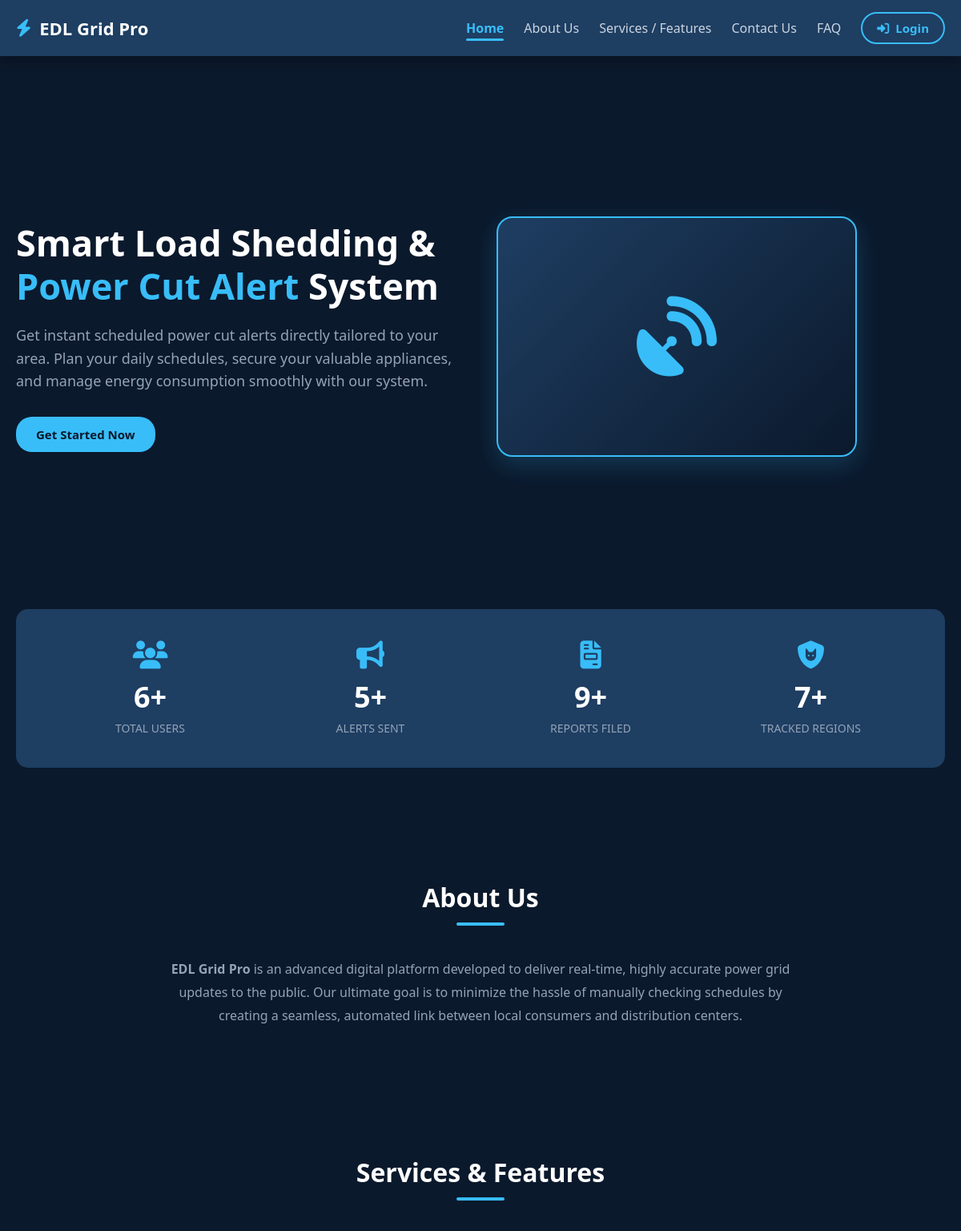
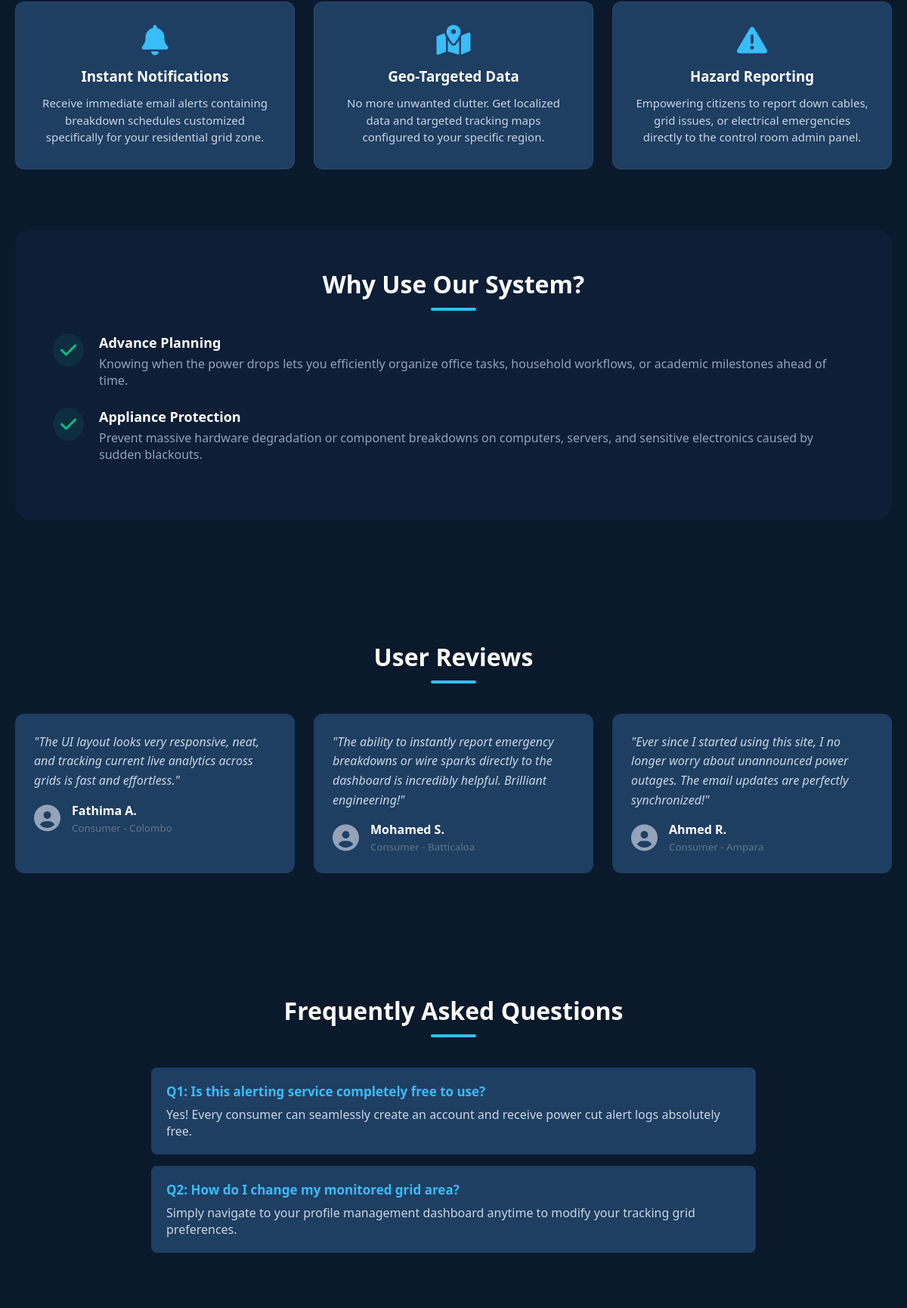
The app's page /Project/index.php (upper part) with its own data (2 pictures, top to bottom).
### tables this page shows
CREATE TABLE `user_reviews` (
  `id` int(11) NOT NULL,
  `user_name` varchar(100) NOT NULL,
  `review_text` text NOT NULL,
  `location` varchar(100) NOT NULL,
  `created_at` timestamp NOT NULL DEFAULT current_timestamp()
);

### Project/index.php (the view, shortened to what this page needs)
<?php
$servername = "localhost";
$username = "root";
$password = "";
$dbname = "edl";
$conn = @new mysqli($servername, $username, $password, $dbname);
$db_connected = false;
if ($conn && !$conn->connect_error) {
    $db_connected = true;
}
$real_users_count = 1500;
if ($db_connected) {
    $user_count_result = @$conn->query("SELECT COUNT(*) as total FROM users");
    if ($user_count_result) {
        $real_users_count = $user_count_result->fetch_assoc()['total'];
    }
}
$real_alerts_count = 520;
if ($db_connected) {
    $alerts_count_result = @$conn->query("SELECT COUNT(*) as total FROM power_alerts");
    if ($alerts_count_result) {
        $real_alerts_count = $alerts_count_result->fetch_assoc()['total'];
    }
}
$real_reports_count = 210;
if ($db_connected) {
    $reports_count_result = @$conn->query("SELECT COUNT(*) as total FROM complaints");
    if ($reports_count_result) {
        $real_reports_count = $reports_count_result->fetch_assoc()['total'];
    }
}
$real_regions_count = 8;
if ($db_connected) {
    $regions_count_result = @$conn->query("SELECT COUNT(*) as total FROM areas");
    if ($regions_count_result) {
        $real_regions_count = $regions_count_result->fetch_assoc()['total'];
    }
}
$reviews_result = false;
if ($db_connected) {
    $reviews_result = @$conn->query("SELECT user_name, review_text, location FROM user_reviews ORDER BY id DESC LIMIT 3");
}
?>
<!DOCTYPE html>
<html lang="en">
<head>
  <link href="https://cdnjs.cloudflare.com/ajax/libs/font-awesome/6.5.1/css/all.min.css" rel="stylesheet">
</head>
<body>
  <header>
    <div class="nav-container">
      <a href="#" class="logo"><i class="fa fa-bolt"></i> EDL Grid Pro</a>
      <ul class="navbar">
        <li><a href="#home" class="nav-item active">Home</a></li>
        <li><a href="#about" class="nav-item">About Us</a></li>
        <li><a href="#features" class="nav-item">Services / Features</a></li>
        <li><a href="#contact" class="nav-item">Contact Us</a></li>
        <li><a href="#faq" class="nav-item">FAQ</a></li>
        <li>
          <button class="cta-btn login-nav-btn" onclick="openLoginModal()">
            <i class="fa fa-sign-in-alt"></i> Login
          </button>
        </li>
      </ul>
    </div>
  </header>
  <section id="home" class="hero-section">
    <div class="hero-content">
      <h1>Smart Load Shedding & <span>Power Cut Alert</span> System</h1>
      <p>Get instant scheduled power cut alerts directly tailored to your area. Plan your daily schedules, secure your valuable appliances, and manage energy consumption smoothly with our system.</p>
      <button class="cta-btn" onclick="openLoginModal()" style="padding: 12px 25px;">Get Started Now</button>
    </div>
    <div class="hero-image">
      <div class="banner-graphic">
        <i class="fa fa-satellite-dish"></i>
      </div>
    </div>
  </section>
  <section style="padding-top: 0; padding-bottom: 0;">
    <div class="stats-container">
      <div class="stat-item">
        <i class="fa fa-users"></i>
        <h2><?php echo number_format($real_users_count); ?>+</h2>
        <p>Total Users</p>
      </div>
      <div class="stat-item">
        <i class="fa fa-bullhorn"></i>
        <h2><?php echo number_format($real_alerts_count); ?>+</h2>
        <p>Alerts Sent</p>
      </div>
      <div class="stat-item">
        <i class="fa fa-file-invoice"></i>
        <h2><?php echo number_format($real_reports_count); ?>+</h2>
        <p>Reports Filed</p>
      </div>
      <div class="stat-item">
        <i class="fa fa-shield-cat"></i>
        <h2><?php echo number_format($real_regions_count); ?>+</h2>
        <p>Tracked Regions</p>
      </div>
    </div>
  </section>
  <section id="about">
    <h2 class="section-title">About Us</h2>
    <div style="text-align: center; max-width: 800px; margin: 0 auto; line-height: 1.8; color: #94a3b8;">
      <p><strong>EDL Grid Pro</strong> is an advanced digital platform developed to deliver real-time, highly accurate power grid updates to the public. Our ultimate goal is to minimize the hassle of manually checking schedules by creating a seamless, automated link between local consumers and distribution centers.</p>
    </div>
  </section>
  <section id="features">
    <h2 class="section-title">Services & Features</h2>
    <div class="grid-3">
      <div class="feature-card">
        <i class="fa fa-bell"></i>
        <h3>Instant Notifications</h3>
        <p>Receive immediate email alerts containing breakdown schedules customized specifically for your residential grid zone.</p>
      </div>
      <div class="feature-card">
        <i class="fa fa-map-location-dot"></i>
        <h3>Geo-Targeted Data</h3>
        <p>No more unwanted clutter. Get localized data and targeted tracking maps configured to your specific region.</p>
      </div>
      <div class="feature-card">
        <i class="fa fa-triangle-exclamation"></i>
        <h3>Hazard Reporting</h3>
        <p>Empowering citizens to report down cables, grid issues, or electrical emergencies directly to the control room admin panel.</p>
      </div>
    </div>
  </section>
  <section style="padding-top: 20px;">
    <div class="benefits-section">
      <h2 class="section-title" style="margin-bottom: 30px;">Why Use Our System?</h2>
      <div class="benefit-item">
        <i class="fa fa-check"></i>
        <div>
          <h4>Advance Planning</h4>
          <p style="color: #94a3b8;">Knowing when the power drops lets you efficiently organize office tasks, household workflows, or academic milestones ahead of time.</p>
        </div>
      </div>
      <div class="benefit-item">
        <i class="fa fa-check"></i>
        <div>
          <h4>Appliance Protection</h4>
          <p style="color: #94a3b8;">Prevent massive hardware degradation or component breakdowns on computers, servers, and sensitive electronics caused by sudden blackouts.</p>
        </div>
      </div>
    </div>
  </section>
  <section>
    <h2 class="section-title">User Reviews</h2>
    <div class="grid-3">
      <?php
      if ($reviews_result && $reviews_result->num_rows > 0) {
          while($review = $reviews_result->fetch_assoc()) {
      ?>
          <div class="testimonial-card">
            <p>"<?php echo htmlspecialchars($review['review_text']); ?>"</p>
            <div class="user-info">
              <i class="fa fa-user-circle"></i>
              <div>
                <h5><?php echo htmlspecialchars($review['user_name']); ?></h5>
                <small style="color:#64748b;">Consumer - <?php echo htmlspecialchars($review['location']); ?></small>
              </div>
            </div>
          </div>
      <?php
          }
      } ?>
    </div>
  </section>
  <section id="faq">
    <h2 class="section-title">Frequently Asked Questions</h2>
    <div class="faq-container">
      <div class="faq-item">
        <h4>Q1: Is this alerting service completely free to use?</h4>
        <p style="color: #cbd5e1;">Yes! Every consumer can seamlessly create an account and receive power cut alert logs absolutely free.</p>
      </div>
      <div class="faq-item">
        <h4>Q2: How do I change my monitored grid area?</h4>
        <p style="color: #cbd5e1;">Simply navigate to your profile management dashboard anytime to modify your tracking grid preferences.</p>
      </div>
    </div>
  </section>
</body>
</html>

### Project/index.php (style rules this page uses)
* { margin: 0; padding: 0; box-sizing: border-box; font-family: 'Segoe UI', Arial, sans-serif; scroll-behavior: smooth; }
body { background: #0b192c; color: #cbd5e1; }
header { background: #1e3e62; position: fixed; width: 100%; top: 0; left: 0; z-index: 1000; box-shadow: 0 4px 15px rgba(0,0,0,0.3); }
.nav-container { max-width: 1200px; margin: 0 auto; display: flex; justify-content: space-between; align-items: center; padding: 15px 20px; }
.logo { font-size: 22px; font-weight: bold; color: #ffffff; display: flex; align-items: center; gap: 10px; text-decoration: none; }
.logo i { color: #38bdf8; }
.navbar { display: flex; list-style: none; gap: 25px; align-items: center; }
.navbar a { text-decoration: none; color: #cbd5e1; font-size: 16px; font-weight: 500; transition: all 0.3s ease; position: relative; padding: 5px 0; }
.navbar a::after { content: ''; position: absolute; bottom: 0; left: 0; width: 0; height: 3px; background: #38bdf8; border-radius: 2px; transition: width 0.3s ease; }
.navbar a.active { color: #38bdf8 !important; font-weight: 600; }
.navbar a.active::after { width: 100%; }
.cta-btn { background: #38bdf8; color: #0b192c !important; padding: 8px 18px; border-radius: 20px; font-weight: bold !important; cursor: pointer; border: none; display: inline-flex; align-items: center; gap: 8px; font-size: 15px; transition: background 0.3s; }
.login-nav-btn { background: transparent; color: #38bdf8 !important; border: 2px solid #38bdf8; }
section { padding: 100px 20px 60px; max-width: 1200px; margin: 0 auto; }
.section-title { text-align: center; font-size: 32px; color: #ffffff; margin-bottom: 40px; position: relative; }
.section-title::after { content: ''; display: block; width: 60px; height: 4px; background: #38bdf8; margin: 10px auto 0; border-radius: 2px; }
.hero-section { display: flex; align-items: center; justify-content: space-between; gap: 40px; margin-top: 40px; min-height: calc(100vh - 80px); }
.hero-content { flex: 1; }
.hero-content h1 { font-size: 45px; color: #ffffff; line-height: 1.2; margin-bottom: 20px; }
.hero-content h1 span { color: #38bdf8; }
.hero-content p { font-size: 18px; line-height: 1.6; margin-bottom: 30px; color: #94a3b8; }
.hero-image { flex: 1; text-align: center; }
.banner-graphic { width: 100%; max-width: 450px; height: 300px; background: linear-gradient(135deg, #1e3e62, #0b192c); border: 2px solid #38bdf8; border-radius: 20px; display: flex; align-items: center; justify-content: center; box-shadow: 0 10px 30px rgba(56, 189, 248, 0.2); }
.banner-graphic i { font-size: 100px; color: #38bdf8; animation: pulse 2s infinite; }
.stats-container { display: grid; grid-template-columns: repeat(4, 1fr); gap: 20px; background: #1e3e62; padding: 40px; border-radius: 15px; text-align: center; margin-bottom: 40px; }
.stat-item i { font-size: 35px; color: #38bdf8; margin-bottom: 10px; }
.stat-item h2 { font-size: 36px; color: #ffffff; margin-bottom: 5px; }
.stat-item p { color: #94a3b8; font-size: 14px; text-transform: uppercase; }
.grid-3 { display: grid; grid-template-columns: repeat(3, 1fr); gap: 25px; }
.feature-card { background: #1e3e62; padding: 30px; border-radius: 12px; text-align: center; transition: transform 0.3s; border: 1px solid #ffffff10; }
.feature-card i { font-size: 40px; color: #38bdf8; margin-bottom: 15px; }
.feature-card h3 { color: #ffffff; margin-bottom: 12px; }
.feature-card p { font-size: 15px; line-height: 1.5; color: #cbd5e1; }
.benefits-section { background: #0d1e36; border-radius: 20px; padding: 50px; }
.benefit-item { display: flex; align-items: flex-start; gap: 20px; margin-bottom: 25px; }
.benefit-item i { font-size: 24px; color: #10b981; background: rgba(16, 185, 129, 0.1); padding: 10px; border-radius: 50%; }
.benefit-item h4 { color: #ffffff; font-size: 18px; margin-bottom: 5px; }
.testimonial-card { background: #1e3e62; padding: 25px; border-radius: 12px; position: relative; }
.testimonial-card p { font-style: italic; line-height: 1.6; margin-bottom: 15px; }
.user-info { display: flex; align-items: center; gap: 15px; }
.user-info i { font-size: 35px; color: #94a3b8; }
.user-info h5 { color: #ffffff; font-size: 16px; }
.faq-container { max-width: 800px; margin: 0 auto; }
.faq-item { background: #1e3e62; padding: 20px; border-radius: 8px; margin-bottom: 15px; }
.faq-item h4 { color: #38bdf8; margin-bottom: 8px; font-size: 17px; }

### records on screen
user_reviews: review_text "The UI layout looks very responsive, neat, and tracking current live analytics across grids is fast and effortless.", user_name "Fathima A.", location "Colombo"
user_reviews: review_text "The ability to instantly report emergency breakdowns or wire sparks directly to the dashboard is incredibly helpful. Brilliant engineering!", user_name "Mohamed S.", location "Batticaloa"
user_reviews: review_text "Ever since I started using this site, I no longer worry about unannounced power outages. The email updates are perfectly synchronized!", user_name "Ahmed R.", location "Ampara"

### other values on screen
$real_users_count "6"
$real_alerts_count "5"
$real_reports_count "9"
$real_regions_count "7"
